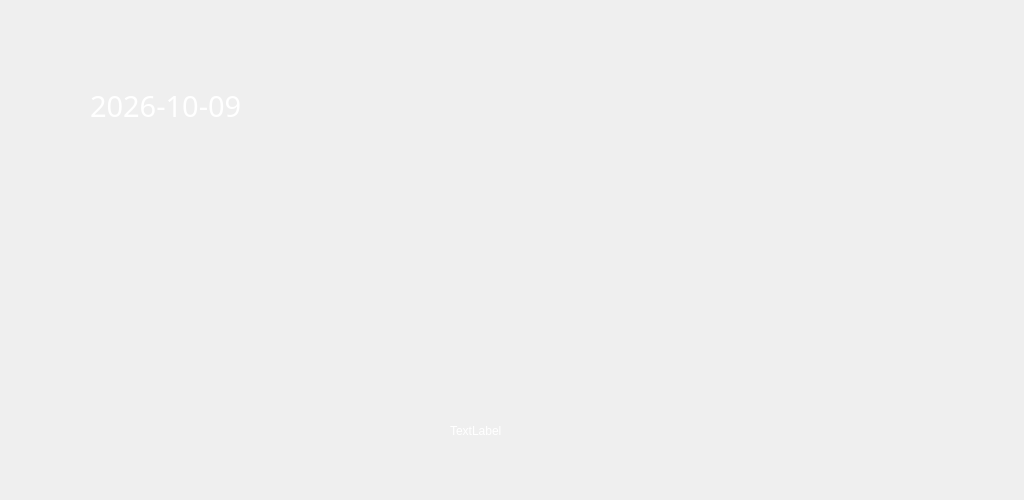
<?xml version="1.0" encoding="UTF-8"?>
<ui version="4.0">
 <class>HomeScreen</class>
 <widget class="QWidget" name="HomeScreen">
  <property name="geometry">
   <rect>
    <x>0</x>
    <y>0</y>
    <width>1024</width>
    <height>500</height>
   </rect>
  </property>
  <property name="windowTitle">
   <string>Form</string>
  </property>
  <property name="styleSheet">
   <string notr="true">#home
{
	
	border-image: url(:/background/konata/qcf3.jpg);
}</string>
  </property>
  <widget class="QLabel" name="label">
   <property name="geometry">
    <rect>
     <x>90</x>
     <y>70</y>
     <width>201</width>
     <height>71</height>
    </rect>
   </property>
   <property name="palette">
    <palette>
     <active>
      <colorrole role="WindowText">
       <brush brushstyle="SolidPattern">
        <color alpha="255">
         <red>255</red>
         <green>255</green>
         <blue>255</blue>
        </color>
       </brush>
      </colorrole>
     </active>
     <inactive>
      <colorrole role="WindowText">
       <brush brushstyle="SolidPattern">
        <color alpha="255">
         <red>255</red>
         <green>255</green>
         <blue>255</blue>
        </color>
       </brush>
      </colorrole>
     </inactive>
     <disabled>
      <colorrole role="WindowText">
       <brush brushstyle="SolidPattern">
        <color alpha="255">
         <red>120</red>
         <green>120</green>
         <blue>120</blue>
        </color>
       </brush>
      </colorrole>
     </disabled>
    </palette>
   </property>
   <property name="font">
    <font>
     <family>华文琥珀</family>
     <pointsize>22</pointsize>
    </font>
   </property>
   <property name="text">
    <string>2026-10-09</string>
   </property>
  </widget>
  <widget class="QWidget" name="widget" native="true">
   <property name="geometry">
    <rect>
     <x>30</x>
     <y>370</y>
     <width>241</width>
     <height>81</height>
    </rect>
   </property>
   <property name="styleSheet">
    <string notr="true">border-image: url(:/background/bg/set4.png);
border-radius:10px;  </string>
   </property>
   <widget class="QWidget" name="layoutWidget">
    <property name="geometry">
     <rect>
      <x>20</x>
      <y>10</y>
      <width>201</width>
      <height>62</height>
     </rect>
    </property>
    <layout class="QHBoxLayout" name="horizontalLayout">
     <item>
      <widget class="QPushButton" name="pushButton_car">
       <property name="text">
        <string/>
       </property>
       <property name="icon">
        <iconset resource="image.qrc">
         <normaloff>:/background/main/car_icon.png</normaloff>:/background/main/car_icon.png</iconset>
       </property>
       <property name="iconSize">
        <size>
         <width>60</width>
         <height>60</height>
        </size>
       </property>
       <property name="flat">
        <bool>true</bool>
       </property>
      </widget>
     </item>
     <item>
      <widget class="QPushButton" name="pushButton_lock">
       <property name="text">
        <string/>
       </property>
       <property name="icon">
        <iconset resource="image.qrc">
         <normaloff>:/background/main/unlock.png</normaloff>:/background/main/unlock.png</iconset>
       </property>
       <property name="iconSize">
        <size>
         <width>50</width>
         <height>50</height>
        </size>
       </property>
       <property name="flat">
        <bool>true</bool>
       </property>
      </widget>
     </item>
     <item>
      <widget class="QPushButton" name="pushButton_box">
       <property name="text">
        <string/>
       </property>
       <property name="icon">
        <iconset resource="image.qrc">
         <normaloff>:/background/main/box_open.png</normaloff>:/background/main/box_open.png</iconset>
       </property>
       <property name="iconSize">
        <size>
         <width>50</width>
         <height>50</height>
        </size>
       </property>
       <property name="flat">
        <bool>true</bool>
       </property>
      </widget>
     </item>
    </layout>
   </widget>
  </widget>
  <widget class="QWidget" name="widget_2" native="true">
   <property name="geometry">
    <rect>
     <x>350</x>
     <y>370</y>
     <width>261</width>
     <height>81</height>
    </rect>
   </property>
   <property name="styleSheet">
    <string notr="true">border-image: url(:/background/bg/set4.png);
border-radius:10px;  </string>
   </property>
   <widget class="QLabel" name="label_img">
    <property name="geometry">
     <rect>
      <x>20</x>
      <y>10</y>
      <width>71</width>
      <height>61</height>
     </rect>
    </property>
    <property name="text">
     <string/>
    </property>
    <property name="pixmap">
     <pixmap resource="image.qrc">:/background/main/music_fish.png</pixmap>
    </property>
    <property name="scaledContents">
     <bool>true</bool>
    </property>
    <property name="margin">
     <number>-3</number>
    </property>
   </widget>
   <widget class="QLabel" name="label_name">
    <property name="geometry">
     <rect>
      <x>100</x>
      <y>50</y>
      <width>131</width>
      <height>21</height>
     </rect>
    </property>
    <property name="palette">
     <palette>
      <active>
       <colorrole role="WindowText">
        <brush brushstyle="SolidPattern">
         <color alpha="255">
          <red>255</red>
          <green>255</green>
          <blue>255</blue>
         </color>
        </brush>
       </colorrole>
      </active>
      <inactive>
       <colorrole role="WindowText">
        <brush brushstyle="SolidPattern">
         <color alpha="255">
          <red>255</red>
          <green>255</green>
          <blue>255</blue>
         </color>
        </brush>
       </colorrole>
      </inactive>
      <disabled>
       <colorrole role="WindowText">
        <brush brushstyle="SolidPattern">
         <color alpha="255">
          <red>120</red>
          <green>120</green>
          <blue>120</blue>
         </color>
        </brush>
       </colorrole>
      </disabled>
     </palette>
    </property>
    <property name="text">
     <string>TextLabel</string>
    </property>
   </widget>
   <widget class="QWidget" name="layoutWidget">
    <property name="geometry">
     <rect>
      <x>100</x>
      <y>10</y>
      <width>141</width>
      <height>41</height>
     </rect>
    </property>
    <layout class="QHBoxLayout" name="horizontalLayout_4">
     <item>
      <widget class="QPushButton" name="pushButton_2">
       <property name="text">
        <string/>
       </property>
       <property name="icon">
        <iconset resource="image.qrc">
         <normaloff>:/background/main/previous.png</normaloff>:/background/main/previous.png</iconset>
       </property>
       <property name="iconSize">
        <size>
         <width>30</width>
         <height>30</height>
        </size>
       </property>
       <property name="flat">
        <bool>true</bool>
       </property>
      </widget>
     </item>
     <item>
      <widget class="QPushButton" name="pushButton">
       <property name="text">
        <string/>
       </property>
       <property name="icon">
        <iconset resource="image.qrc">
         <normaloff>:/background/main/play.png</normaloff>:/background/main/play.png</iconset>
       </property>
       <property name="iconSize">
        <size>
         <width>30</width>
         <height>30</height>
        </size>
       </property>
       <property name="flat">
        <bool>true</bool>
       </property>
      </widget>
     </item>
     <item>
      <widget class="QPushButton" name="pushButton_3">
       <property name="text">
        <string/>
       </property>
       <property name="icon">
        <iconset resource="image.qrc">
         <normaloff>:/background/main/next.png</normaloff>:/background/main/next.png</iconset>
       </property>
       <property name="iconSize">
        <size>
         <width>30</width>
         <height>30</height>
        </size>
       </property>
       <property name="flat">
        <bool>true</bool>
       </property>
      </widget>
     </item>
    </layout>
   </widget>
  </widget>
  <widget class="QWidget" name="widget_3" native="true">
   <property name="geometry">
    <rect>
     <x>710</x>
     <y>370</y>
     <width>251</width>
     <height>81</height>
    </rect>
   </property>
   <property name="styleSheet">
    <string notr="true">border-image: url(:/background/bg/set4.png);
border-radius: 10px;</string>
   </property>
   <widget class="QPushButton" name="pushButton_5">
    <property name="geometry">
     <rect>
      <x>20</x>
      <y>10</y>
      <width>51</width>
      <height>51</height>
     </rect>
    </property>
    <property name="text">
     <string/>
    </property>
    <property name="icon">
     <iconset resource="image.qrc">
      <normaloff>:/background/main/daohang.png</normaloff>:/background/main/daohang.png</iconset>
    </property>
    <property name="iconSize">
     <size>
      <width>50</width>
      <height>50</height>
     </size>
    </property>
   </widget>
   <widget class="QPushButton" name="pushButton_6">
    <property name="geometry">
     <rect>
      <x>90</x>
      <y>10</y>
      <width>51</width>
      <height>51</height>
     </rect>
    </property>
    <property name="text">
     <string/>
    </property>
    <property name="icon">
     <iconset resource="image.qrc">
      <normaloff>:/background/main/home_back.png</normaloff>:/background/main/home_back.png</iconset>
    </property>
    <property name="iconSize">
     <size>
      <width>50</width>
      <height>50</height>
     </size>
    </property>
   </widget>
   <widget class="QPushButton" name="pushButton_fule">
    <property name="geometry">
     <rect>
      <x>160</x>
      <y>10</y>
      <width>51</width>
      <height>51</height>
     </rect>
    </property>
    <property name="text">
     <string/>
    </property>
    <property name="icon">
     <iconset resource="image.qrc">
      <normaloff>:/background/main/icon_dian.png</normaloff>:/background/main/icon_dian.png</iconset>
    </property>
    <property name="iconSize">
     <size>
      <width>50</width>
      <height>50</height>
     </size>
    </property>
   </widget>
  </widget>
 </widget>
 <resources>
  <include location="image.qrc"/>
 </resources>
 <connections/>
</ui>
